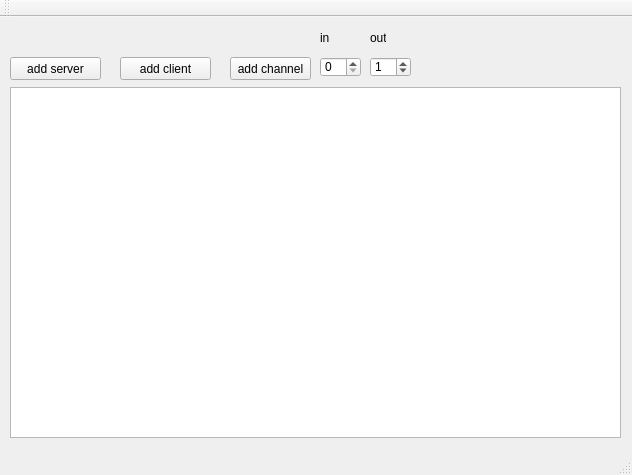
<?xml version="1.0" encoding="UTF-8"?>
<ui version="4.0">
 <class>MainWindow</class>
 <widget class="QMainWindow" name="MainWindow">
  <property name="geometry">
   <rect>
    <x>0</x>
    <y>0</y>
    <width>632</width>
    <height>475</height>
   </rect>
  </property>
  <property name="windowTitle">
   <string>MainWindow</string>
  </property>
  <widget class="QWidget" name="centralWidget">
   <widget class="QGraphicsView" name="graphicsView">
    <property name="geometry">
     <rect>
      <x>10</x>
      <y>70</y>
      <width>611</width>
      <height>351</height>
     </rect>
    </property>
   </widget>
   <widget class="QPushButton" name="addServerButton">
    <property name="geometry">
     <rect>
      <x>10</x>
      <y>40</y>
      <width>91</width>
      <height>23</height>
     </rect>
    </property>
    <property name="text">
     <string>add server</string>
    </property>
   </widget>
   <widget class="QPushButton" name="addClientServer">
    <property name="geometry">
     <rect>
      <x>120</x>
      <y>40</y>
      <width>91</width>
      <height>23</height>
     </rect>
    </property>
    <property name="text">
     <string>add client</string>
    </property>
   </widget>
   <widget class="QPushButton" name="addChannelButton">
    <property name="geometry">
     <rect>
      <x>230</x>
      <y>40</y>
      <width>81</width>
      <height>23</height>
     </rect>
    </property>
    <property name="text">
     <string>add channel</string>
    </property>
   </widget>
   <widget class="QSpinBox" name="inSpinBox">
    <property name="geometry">
     <rect>
      <x>320</x>
      <y>40</y>
      <width>41</width>
      <height>20</height>
     </rect>
    </property>
    <property name="minimum">
     <number>0</number>
    </property>
    <property name="value">
     <number>0</number>
    </property>
   </widget>
   <widget class="QSpinBox" name="outSpinBox">
    <property name="geometry">
     <rect>
      <x>370</x>
      <y>40</y>
      <width>41</width>
      <height>20</height>
     </rect>
    </property>
    <property name="minimum">
     <number>0</number>
    </property>
    <property name="value">
     <number>1</number>
    </property>
   </widget>
   <widget class="QLabel" name="label">
    <property name="geometry">
     <rect>
      <x>320</x>
      <y>10</y>
      <width>21</width>
      <height>21</height>
     </rect>
    </property>
    <property name="text">
     <string>in</string>
    </property>
   </widget>
   <widget class="QLabel" name="label_2">
    <property name="geometry">
     <rect>
      <x>370</x>
      <y>10</y>
      <width>16</width>
      <height>21</height>
     </rect>
    </property>
    <property name="text">
     <string>out</string>
    </property>
   </widget>
  </widget>
  <widget class="QMenuBar" name="menuBar">
   <property name="geometry">
    <rect>
     <x>0</x>
     <y>0</y>
     <width>632</width>
     <height>21</height>
    </rect>
   </property>
  </widget>
  <widget class="QToolBar" name="mainToolBar">
   <attribute name="toolBarArea">
    <enum>TopToolBarArea</enum>
   </attribute>
   <attribute name="toolBarBreak">
    <bool>false</bool>
   </attribute>
  </widget>
  <widget class="QStatusBar" name="statusBar"/>
 </widget>
 <layoutdefault spacing="6" margin="11"/>
 <resources/>
 <connections/>
</ui>
